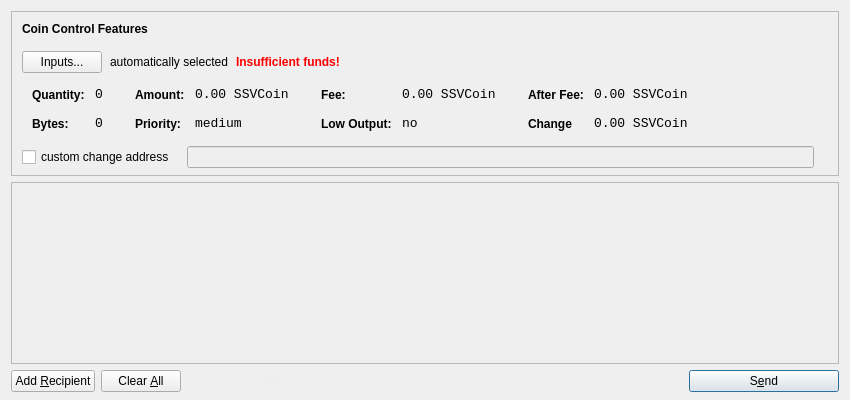
<?xml version="1.0" encoding="UTF-8"?>
<ui version="4.0">
 <class>SendCoinsDialog</class>
 <widget class="QDialog" name="SendCoinsDialog">
  <property name="geometry">
   <rect>
    <x>0</x>
    <y>0</y>
    <width>850</width>
    <height>400</height>
   </rect>
  </property>
  <property name="windowTitle">
   <string>Send Coins</string>
  </property>
  <layout class="QVBoxLayout" name="verticalLayout" stretch="0,1,0">
   <property name="bottomMargin">
    <number>8</number>
   </property>
   <item>
    <widget class="QFrame" name="frameCoinControl">
     <property name="sizePolicy">
      <sizepolicy hsizetype="Expanding" vsizetype="Expanding">
       <horstretch>0</horstretch>
       <verstretch>0</verstretch>
      </sizepolicy>
     </property>
     <property name="maximumSize">
      <size>
       <width>16777215</width>
       <height>16777215</height>
      </size>
     </property>
     <property name="frameShape">
      <enum>QFrame::StyledPanel</enum>
     </property>
     <property name="frameShadow">
      <enum>QFrame::Sunken</enum>
     </property>
     <layout class="QVBoxLayout" name="verticalLayoutCoinControl2">
      <property name="spacing">
       <number>6</number>
      </property>
      <property name="leftMargin">
       <number>0</number>
      </property>
      <property name="topMargin">
       <number>0</number>
      </property>
      <property name="rightMargin">
       <number>0</number>
      </property>
      <property name="bottomMargin">
       <number>6</number>
      </property>
      <item>
       <layout class="QVBoxLayout" name="verticalLayoutCoinControl" stretch="0,0,0,0,1">
        <property name="spacing">
         <number>0</number>
        </property>
        <property name="leftMargin">
         <number>10</number>
        </property>
        <property name="topMargin">
         <number>10</number>
        </property>
        <item>
         <layout class="QHBoxLayout" name="horizontalLayoutCoinControl1">
          <property name="bottomMargin">
           <number>15</number>
          </property>
          <item>
           <widget class="QLabel" name="labelCoinControlFeatures">
            <property name="sizePolicy">
             <sizepolicy hsizetype="Preferred" vsizetype="Maximum">
              <horstretch>0</horstretch>
              <verstretch>0</verstretch>
             </sizepolicy>
            </property>
            <property name="font">
             <font>
              <weight>75</weight>
              <bold>true</bold>
             </font>
            </property>
            <property name="styleSheet">
             <string notr="true">font-weight:bold;</string>
            </property>
            <property name="text">
             <string>Coin Control Features</string>
            </property>
           </widget>
          </item>
         </layout>
        </item>
        <item>
         <layout class="QHBoxLayout" name="horizontalLayoutCoinControl2" stretch="0,0,0,0">
          <property name="spacing">
           <number>8</number>
          </property>
          <property name="bottomMargin">
           <number>10</number>
          </property>
          <item>
           <widget class="QPushButton" name="pushButtonCoinControl">
            <property name="styleSheet">
             <string notr="true"/>
            </property>
            <property name="text">
             <string>Inputs...</string>
            </property>
           </widget>
          </item>
          <item>
           <widget class="QLabel" name="labelCoinControlAutomaticallySelected">
            <property name="text">
             <string>automatically selected</string>
            </property>
            <property name="margin">
             <number>5</number>
            </property>
           </widget>
          </item>
          <item>
           <widget class="QLabel" name="labelCoinControlInsuffFunds">
            <property name="font">
             <font>
              <weight>75</weight>
              <bold>true</bold>
             </font>
            </property>
            <property name="styleSheet">
             <string notr="true">color:red;font-weight:bold;</string>
            </property>
            <property name="text">
             <string>Insufficient funds!</string>
            </property>
            <property name="margin">
             <number>5</number>
            </property>
           </widget>
          </item>
          <item>
           <spacer name="horizontalSpacerCoinControl">
            <property name="orientation">
             <enum>Qt::Horizontal</enum>
            </property>
            <property name="sizeHint" stdset="0">
             <size>
              <width>40</width>
              <height>1</height>
             </size>
            </property>
           </spacer>
          </item>
         </layout>
        </item>
        <item>
         <widget class="QWidget" name="widgetCoinControl" native="true">
          <property name="sizePolicy">
           <sizepolicy hsizetype="Preferred" vsizetype="Preferred">
            <horstretch>0</horstretch>
            <verstretch>0</verstretch>
           </sizepolicy>
          </property>
          <property name="minimumSize">
           <size>
            <width>0</width>
            <height>0</height>
           </size>
          </property>
          <property name="styleSheet">
           <string notr="true"/>
          </property>
          <layout class="QHBoxLayout" name="horizontalLayoutCoinControl5">
           <property name="margin">
            <number>0</number>
           </property>
           <item>
            <layout class="QHBoxLayout" name="horizontalLayoutCoinControl3" stretch="0,0,0,1">
             <property name="spacing">
              <number>20</number>
             </property>
             <property name="topMargin">
              <number>0</number>
             </property>
             <property name="bottomMargin">
              <number>10</number>
             </property>
             <item>
              <layout class="QFormLayout" name="formLayoutCoinControl1">
               <property name="horizontalSpacing">
                <number>10</number>
               </property>
               <property name="verticalSpacing">
                <number>14</number>
               </property>
               <property name="leftMargin">
                <number>10</number>
               </property>
               <property name="topMargin">
                <number>4</number>
               </property>
               <property name="rightMargin">
                <number>6</number>
               </property>
               <item row="0" column="0">
                <widget class="QLabel" name="labelCoinControlQuantityText">
                 <property name="styleSheet">
                  <string notr="true">font-weight:bold;</string>
                 </property>
                 <property name="text">
                  <string>Quantity:</string>
                 </property>
                 <property name="margin">
                  <number>0</number>
                 </property>
                </widget>
               </item>
               <item row="0" column="1">
                <widget class="QLabel" name="labelCoinControlQuantity">
                 <property name="font">
                  <font>
                   <family>Monospace</family>
                   <pointsize>10</pointsize>
                  </font>
                 </property>
                 <property name="cursor">
                  <cursorShape>IBeamCursor</cursorShape>
                 </property>
                 <property name="contextMenuPolicy">
                  <enum>Qt::ActionsContextMenu</enum>
                 </property>
                 <property name="text">
                  <string>0</string>
                 </property>
                 <property name="margin">
                  <number>0</number>
                 </property>
                 <property name="textInteractionFlags">
                  <set>Qt::LinksAccessibleByMouse|Qt::TextSelectableByKeyboard|Qt::TextSelectableByMouse</set>
                 </property>
                </widget>
               </item>
               <item row="1" column="0">
                <widget class="QLabel" name="labelCoinControlBytesText">
                 <property name="styleSheet">
                  <string notr="true">font-weight:bold;</string>
                 </property>
                 <property name="text">
                  <string>Bytes:</string>
                 </property>
                </widget>
               </item>
               <item row="1" column="1">
                <widget class="QLabel" name="labelCoinControlBytes">
                 <property name="font">
                  <font>
                   <family>Monospace</family>
                   <pointsize>10</pointsize>
                  </font>
                 </property>
                 <property name="cursor">
                  <cursorShape>IBeamCursor</cursorShape>
                 </property>
                 <property name="contextMenuPolicy">
                  <enum>Qt::ActionsContextMenu</enum>
                 </property>
                 <property name="text">
                  <string>0</string>
                 </property>
                 <property name="textInteractionFlags">
                  <set>Qt::LinksAccessibleByMouse|Qt::TextSelectableByKeyboard|Qt::TextSelectableByMouse</set>
                 </property>
                </widget>
               </item>
              </layout>
             </item>
             <item>
              <layout class="QFormLayout" name="formLayoutCoinControl2">
               <property name="horizontalSpacing">
                <number>10</number>
               </property>
               <property name="verticalSpacing">
                <number>14</number>
               </property>
               <property name="leftMargin">
                <number>6</number>
               </property>
               <property name="topMargin">
                <number>4</number>
               </property>
               <property name="rightMargin">
                <number>6</number>
               </property>
               <item row="0" column="0">
                <widget class="QLabel" name="labelCoinControlAmountText">
                 <property name="styleSheet">
                  <string notr="true">font-weight:bold;</string>
                 </property>
                 <property name="text">
                  <string>Amount:</string>
                 </property>
                 <property name="margin">
                  <number>0</number>
                 </property>
                </widget>
               </item>
               <item row="0" column="1">
                <widget class="QLabel" name="labelCoinControlAmount">
                 <property name="font">
                  <font>
                   <family>Monospace</family>
                   <pointsize>10</pointsize>
                  </font>
                 </property>
                 <property name="cursor">
                  <cursorShape>IBeamCursor</cursorShape>
                 </property>
                 <property name="contextMenuPolicy">
                  <enum>Qt::ActionsContextMenu</enum>
                 </property>
                 <property name="text">
                  <string>0.00 SSVCoin</string>
                 </property>
                 <property name="textInteractionFlags">
                  <set>Qt::LinksAccessibleByMouse|Qt::TextSelectableByKeyboard|Qt::TextSelectableByMouse</set>
                 </property>
                </widget>
               </item>
               <item row="1" column="0">
                <widget class="QLabel" name="labelCoinControlPriorityText">
                 <property name="styleSheet">
                  <string notr="true">font-weight:bold;</string>
                 </property>
                 <property name="text">
                  <string>Priority:</string>
                 </property>
                </widget>
               </item>
               <item row="1" column="1">
                <widget class="QLabel" name="labelCoinControlPriority">
                 <property name="font">
                  <font>
                   <family>Monospace</family>
                   <pointsize>10</pointsize>
                  </font>
                 </property>
                 <property name="cursor">
                  <cursorShape>IBeamCursor</cursorShape>
                 </property>
                 <property name="contextMenuPolicy">
                  <enum>Qt::ActionsContextMenu</enum>
                 </property>
                 <property name="text">
                  <string>medium</string>
                 </property>
                 <property name="textInteractionFlags">
                  <set>Qt::LinksAccessibleByMouse|Qt::TextSelectableByKeyboard|Qt::TextSelectableByMouse</set>
                 </property>
                </widget>
               </item>
              </layout>
             </item>
             <item>
              <layout class="QFormLayout" name="formLayoutCoinControl3">
               <property name="horizontalSpacing">
                <number>10</number>
               </property>
               <property name="verticalSpacing">
                <number>14</number>
               </property>
               <property name="leftMargin">
                <number>6</number>
               </property>
               <property name="topMargin">
                <number>4</number>
               </property>
               <property name="rightMargin">
                <number>6</number>
               </property>
               <item row="0" column="0">
                <widget class="QLabel" name="labelCoinControlFeeText">
                 <property name="styleSheet">
                  <string notr="true">font-weight:bold;</string>
                 </property>
                 <property name="text">
                  <string>Fee:</string>
                 </property>
                 <property name="margin">
                  <number>0</number>
                 </property>
                </widget>
               </item>
               <item row="0" column="1">
                <widget class="QLabel" name="labelCoinControlFee">
                 <property name="font">
                  <font>
                   <family>Monospace</family>
                   <pointsize>10</pointsize>
                  </font>
                 </property>
                 <property name="cursor">
                  <cursorShape>IBeamCursor</cursorShape>
                 </property>
                 <property name="contextMenuPolicy">
                  <enum>Qt::ActionsContextMenu</enum>
                 </property>
                 <property name="text">
                  <string>0.00 SSVCoin</string>
                 </property>
                 <property name="textInteractionFlags">
                  <set>Qt::LinksAccessibleByMouse|Qt::TextSelectableByKeyboard|Qt::TextSelectableByMouse</set>
                 </property>
                </widget>
               </item>
               <item row="1" column="0">
                <widget class="QLabel" name="labelCoinControlLowOutputText">
                 <property name="styleSheet">
                  <string notr="true">font-weight:bold;</string>
                 </property>
                 <property name="text">
                  <string>Low Output:</string>
                 </property>
                </widget>
               </item>
               <item row="1" column="1">
                <widget class="QLabel" name="labelCoinControlLowOutput">
                 <property name="font">
                  <font>
                   <family>Monospace</family>
                   <pointsize>10</pointsize>
                  </font>
                 </property>
                 <property name="cursor">
                  <cursorShape>IBeamCursor</cursorShape>
                 </property>
                 <property name="contextMenuPolicy">
                  <enum>Qt::ActionsContextMenu</enum>
                 </property>
                 <property name="text">
                  <string>no</string>
                 </property>
                 <property name="textInteractionFlags">
                  <set>Qt::LinksAccessibleByMouse|Qt::TextSelectableByKeyboard|Qt::TextSelectableByMouse</set>
                 </property>
                </widget>
               </item>
              </layout>
             </item>
             <item>
              <layout class="QFormLayout" name="formLayoutCoinControl4">
               <property name="horizontalSpacing">
                <number>10</number>
               </property>
               <property name="verticalSpacing">
                <number>14</number>
               </property>
               <property name="leftMargin">
                <number>6</number>
               </property>
               <property name="topMargin">
                <number>4</number>
               </property>
               <property name="rightMargin">
                <number>6</number>
               </property>
               <item row="0" column="0">
                <widget class="QLabel" name="labelCoinControlAfterFeeText">
                 <property name="styleSheet">
                  <string notr="true">font-weight:bold;</string>
                 </property>
                 <property name="text">
                  <string>After Fee:</string>
                 </property>
                 <property name="margin">
                  <number>0</number>
                 </property>
                </widget>
               </item>
               <item row="0" column="1">
                <widget class="QLabel" name="labelCoinControlAfterFee">
                 <property name="font">
                  <font>
                   <family>Monospace</family>
                   <pointsize>10</pointsize>
                  </font>
                 </property>
                 <property name="cursor">
                  <cursorShape>IBeamCursor</cursorShape>
                 </property>
                 <property name="contextMenuPolicy">
                  <enum>Qt::ActionsContextMenu</enum>
                 </property>
                 <property name="text">
                  <string>0.00 SSVCoin</string>
                 </property>
                 <property name="textInteractionFlags">
                  <set>Qt::LinksAccessibleByMouse|Qt::TextSelectableByKeyboard|Qt::TextSelectableByMouse</set>
                 </property>
                </widget>
               </item>
               <item row="1" column="0">
                <widget class="QLabel" name="labelCoinControlChangeText">
                 <property name="styleSheet">
                  <string notr="true">font-weight:bold;</string>
                 </property>
                 <property name="text">
                  <string>Change</string>
                 </property>
                </widget>
               </item>
               <item row="1" column="1">
                <widget class="QLabel" name="labelCoinControlChange">
                 <property name="font">
                  <font>
                   <family>Monospace</family>
                   <pointsize>10</pointsize>
                  </font>
                 </property>
                 <property name="cursor">
                  <cursorShape>IBeamCursor</cursorShape>
                 </property>
                 <property name="contextMenuPolicy">
                  <enum>Qt::ActionsContextMenu</enum>
                 </property>
                 <property name="text">
                  <string>0.00 SSVCoin</string>
                 </property>
                 <property name="textInteractionFlags">
                  <set>Qt::LinksAccessibleByMouse|Qt::TextSelectableByKeyboard|Qt::TextSelectableByMouse</set>
                 </property>
                </widget>
               </item>
              </layout>
             </item>
            </layout>
           </item>
          </layout>
         </widget>
        </item>
        <item>
         <layout class="QHBoxLayout" name="horizontalLayoutCoinControl4" stretch="0,0,0">
          <property name="spacing">
           <number>12</number>
          </property>
          <property name="sizeConstraint">
           <enum>QLayout::SetDefaultConstraint</enum>
          </property>
          <property name="topMargin">
           <number>5</number>
          </property>
          <property name="rightMargin">
           <number>5</number>
          </property>
          <item>
           <widget class="QCheckBox" name="checkBoxCoinControlChange">
            <property name="text">
             <string>custom change address</string>
            </property>
           </widget>
          </item>
          <item>
           <widget class="QLineEdit" name="lineEditCoinControlChange">
            <property name="enabled">
             <bool>false</bool>
            </property>
            <property name="sizePolicy">
             <sizepolicy hsizetype="Expanding" vsizetype="Fixed">
              <horstretch>0</horstretch>
              <verstretch>0</verstretch>
             </sizepolicy>
            </property>
           </widget>
          </item>
          <item>
           <widget class="QLabel" name="labelCoinControlChangeLabel">
            <property name="sizePolicy">
             <sizepolicy hsizetype="Preferred" vsizetype="Expanding">
              <horstretch>0</horstretch>
              <verstretch>0</verstretch>
             </sizepolicy>
            </property>
            <property name="minimumSize">
             <size>
              <width>0</width>
              <height>0</height>
             </size>
            </property>
            <property name="text">
             <string/>
            </property>
            <property name="margin">
             <number>3</number>
            </property>
           </widget>
          </item>
         </layout>
        </item>
        <item>
         <spacer name="verticalSpacerCoinControl">
          <property name="orientation">
           <enum>Qt::Vertical</enum>
          </property>
          <property name="sizeHint" stdset="0">
           <size>
            <width>800</width>
            <height>1</height>
           </size>
          </property>
         </spacer>
        </item>
       </layout>
      </item>
     </layout>
    </widget>
   </item>
   <item>
    <widget class="QScrollArea" name="scrollArea">
     <property name="widgetResizable">
      <bool>true</bool>
     </property>
     <widget class="QWidget" name="scrollAreaWidgetContents">
      <property name="geometry">
       <rect>
        <x>0</x>
        <y>0</y>
        <width>830</width>
        <height>156</height>
       </rect>
      </property>
      <layout class="QVBoxLayout" name="verticalLayout_2">
       <property name="margin">
        <number>0</number>
       </property>
       <item>
        <layout class="QVBoxLayout" name="entries">
         <property name="spacing">
          <number>6</number>
         </property>
        </layout>
       </item>
       <item>
        <spacer name="verticalSpacer">
         <property name="orientation">
          <enum>Qt::Vertical</enum>
         </property>
         <property name="sizeHint" stdset="0">
          <size>
           <width>20</width>
           <height>40</height>
          </size>
         </property>
        </spacer>
       </item>
      </layout>
     </widget>
    </widget>
   </item>
   <item>
    <layout class="QHBoxLayout" name="horizontalLayout">
     <item>
      <widget class="QPushButton" name="addButton">
       <property name="toolTip">
        <string>Send to multiple recipients at once</string>
       </property>
       <property name="text">
        <string>Add &amp;Recipient</string>
       </property>
       <property name="icon">
        <iconset resource="../bitcoin.qrc">
         <normaloff>:/icons/add</normaloff>:/icons/add</iconset>
       </property>
       <property name="autoDefault">
        <bool>false</bool>
       </property>
      </widget>
     </item>
     <item>
      <widget class="QPushButton" name="clearButton">
       <property name="sizePolicy">
        <sizepolicy hsizetype="Minimum" vsizetype="Fixed">
         <horstretch>0</horstretch>
         <verstretch>0</verstretch>
        </sizepolicy>
       </property>
       <property name="toolTip">
        <string>Remove all transaction fields</string>
       </property>
       <property name="text">
        <string>Clear &amp;All</string>
       </property>
       <property name="icon">
        <iconset resource="../bitcoin.qrc">
         <normaloff>:/icons/remove</normaloff>:/icons/remove</iconset>
       </property>
       <property name="autoRepeatDelay">
        <number>300</number>
       </property>
       <property name="autoDefault">
        <bool>false</bool>
       </property>
      </widget>
     </item>
     <item>
      <layout class="QHBoxLayout" name="horizontalLayout_2">
       <property name="spacing">
        <number>3</number>
       </property>
       <item>
        <widget class="QLabel" name="label">
         <property name="sizePolicy">
          <sizepolicy hsizetype="Preferred" vsizetype="Fixed">
           <horstretch>0</horstretch>
           <verstretch>0</verstretch>
          </sizepolicy>
         </property>
         <property name="styleSheet">
          <string notr="true">#label { color: #ededed; }</string>
         </property>
         <property name="text">
          <string>Balance:</string>
         </property>
        </widget>
       </item>
       <item>
        <widget class="QLabel" name="labelBalance">
         <property name="sizePolicy">
          <sizepolicy hsizetype="Preferred" vsizetype="Fixed">
           <horstretch>0</horstretch>
           <verstretch>0</verstretch>
          </sizepolicy>
         </property>
         <property name="cursor">
          <cursorShape>IBeamCursor</cursorShape>
         </property>
         <property name="styleSheet">
          <string notr="true">#labelBalance { color: #ededed; }</string>
         </property>
         <property name="text">
          <string>123.456 SSVCoin</string>
         </property>
         <property name="textInteractionFlags">
          <set>Qt::LinksAccessibleByMouse|Qt::TextSelectableByKeyboard|Qt::TextSelectableByMouse</set>
         </property>
        </widget>
       </item>
      </layout>
     </item>
     <item>
      <spacer name="horizontalSpacer">
       <property name="orientation">
        <enum>Qt::Horizontal</enum>
       </property>
       <property name="sizeHint" stdset="0">
        <size>
         <width>40</width>
         <height>20</height>
        </size>
       </property>
      </spacer>
     </item>
     <item>
      <widget class="QPushButton" name="sendButton">
       <property name="minimumSize">
        <size>
         <width>150</width>
         <height>0</height>
        </size>
       </property>
       <property name="toolTip">
        <string>Confirm the send action</string>
       </property>
       <property name="text">
        <string>S&amp;end</string>
       </property>
       <property name="icon">
        <iconset resource="../bitcoin.qrc">
         <normaloff>:/icons/send</normaloff>:/icons/send</iconset>
       </property>
       <property name="default">
        <bool>true</bool>
       </property>
      </widget>
     </item>
    </layout>
   </item>
  </layout>
 </widget>
 <resources>
  <include location="../bitcoin.qrc"/>
 </resources>
 <connections/>
</ui>
